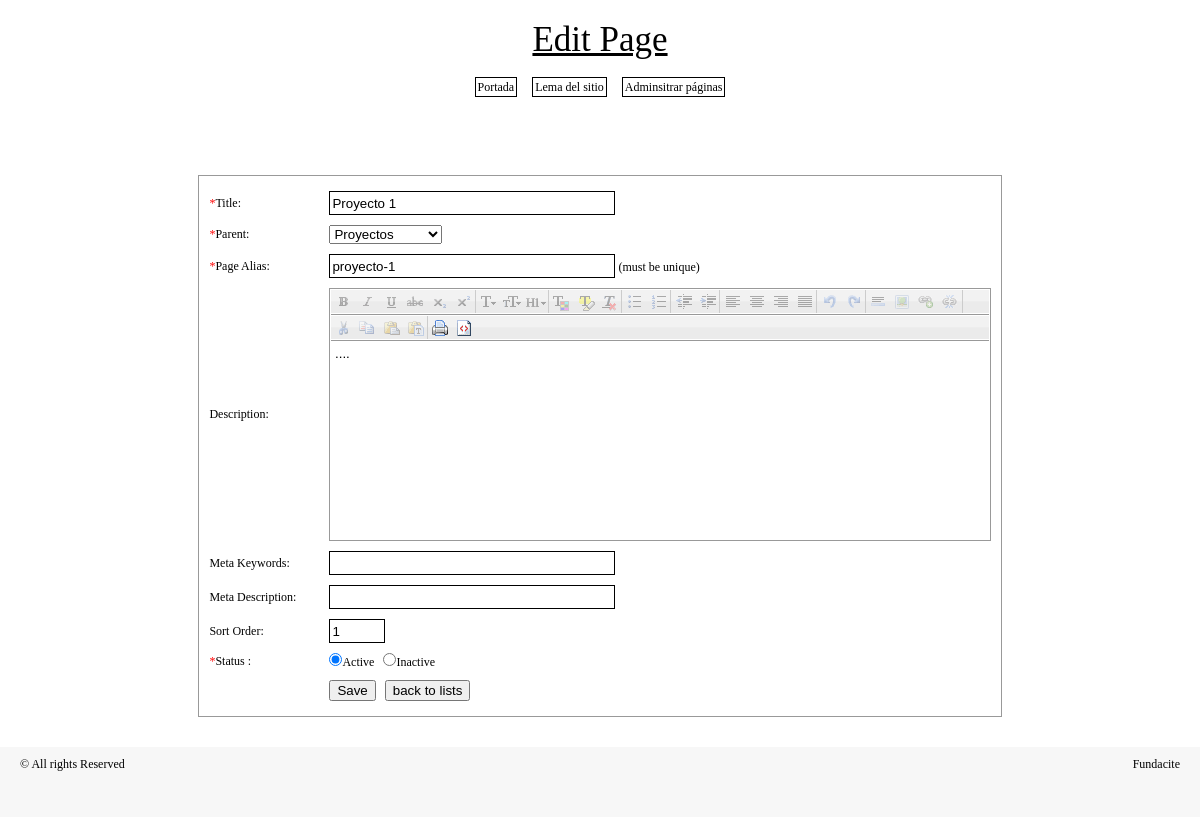
/manage-site/add_edit_page.php?edit=12, run on the app's committed database.
### tables this page shows
CREATE TABLE `mp_pages` (
  `page_id` int(11) NOT NULL,
  `page_title` varchar(255) NOT NULL,
  `page_desc` text,
  `meta_keywords` varchar(255) DEFAULT NULL,
  `meta_desc` varchar(255) DEFAULT NULL,
  `sort_order` int(11) NOT NULL DEFAULT '0',
  `parent` varchar(255) NOT NULL DEFAULT '0',
  `status` enum('A','I') NOT NULL DEFAULT 'A',
  `page_alias` varchar(255) DEFAULT NULL
);

### manage-site/add_edit_page.php (the view, shortened to what this page needs)
<?php
require("../libs/config.php");
if (isset($_GET["edit"]) && $_GET["edit"] != "") {
    try {
        $stmt = $DB->prepare("SELECT * FROM " . TABLE_PAGES . " WHERE `page_id` = :pid");
        $stmt->bindValue(":pid", intval(db_prepare_input($_GET["edit"])));
        $stmt->execute();
        $details = $stmt->fetchAll();
    } catch (Exception $ex) {
        echo errorMessage($ex->getMessage());
    }
} else {
    $pageTitle = "Add Page";
}
include("header.php");
$sql = "SELECT * FROM " . TABLE_PAGES . " WHERE status = 'A' AND parent = -1 ORDER BY page_title ASC";
try {
    $stmt = $DB->prepare($sql);
    $stmt->execute();
    $optionsRs = $stmt->fetchAll();
} catch (Exception $ex) {
    echo errorMessage($ex->getMessage());
}
?>
<link rel="stylesheet" type="text/css" href="CLEditor/jquery.cleditor.css" />
<div class="formField">
    <form method="post" action="" name="pages">
        <table id="tableForm">
            <tr>
                <td class="formLeft"><span class="required">*</span>Title: </td>
                <td><input type="text" name="page_title" id="page_title" class="textboxes" value="<?php echo stripslashes($details[0]["page_title"]); ?>" autocomplete="off"  onkeyup="changeAlias();"  /> </td>
            </tr>
            <tr>
                <td class="formLeft"><span class="required">*</span>Parent: </td>
                <td>
                    <select name="parent">
                        <?php
                        foreach ($optionsRs as $rs) {
                            ?>
                            <option value="<?php echo stripslashes($rs["page_id"]); ?>" <?php echo ($details[0]["parent"] == $rs["page_id"]) ? 'selected="selected"' : ''; ?>  >
                                <?php echo stripslashes($rs["page_title"]); ?>
                            </option>
                            <?php
                        }
                        ?>
                    </select>
                </td>
            </tr>
            <tr>
                <td class="formLeft"><span class="required">*</span>Page Alias: </td>
                <td><input type="text" name="page_alias" id="page_alias" class="textboxes" value="<?php echo stripslashes($details[0]["page_alias"]); ?>" /> (must be unique)</td>
            </tr>
            <tr>
                <td class="formLeft">Description: </td>
                <td>
                </td>
            </tr>
            <tr>
                <td class="formLeft">Meta Keywords: </td>
                <td><input type="text" name="meta_keywords" class="textboxes" value="<?php echo stripslashes($details[0]["meta_keywords"]); ?>" /> </td>
            </tr>
            <tr>
                <td class="formLeft">Meta Description: </td>
                <td><input type="text" name="meta_desc" class="textboxes" value="<?php echo stripslashes($details[0]["meta_desc"]); ?>" /> </td>
            </tr>
            <tr>
                <td class="formLeft">Sort Order: </td>
                <td><input type="text" name="sort_order" class="textboxes" style="width:50px;" placeholder="0" value="<?php echo stripslashes($details[0]["sort_order"]); ?>" /> </td>
            </tr>
            <tr>
                <td class="formLeft"><span class="required">*</span>Status : </td>
                <td>
                    <?php if (isset($_REQUEST["edit"]) && $_REQUEST["edit"] != "") { ?>
                        <label><input type="radio" name="status" value="A" <?php echo ($details[0]["status"] == 'A') ? 'checked' : ''; ?>  />Active</label> &nbsp;
                        <label><input type="radio" name="status" value="I" <?php echo ($details[0]["status"] == 'I') ? 'checked' : ''; ?>  />Inactive</label>
                    <?php } else { ?>
                        <label><input type="radio" name="status" value="A" checked  />Active</label> &nbsp; <label><input type="radio" name="status" value="I"  />Inactive</label>
                    <?php } ?>
                </td>
            </tr>
            <tr>
                <td></td>
                <td> <input type="submit" name="sub" value="Save" /> &nbsp;  <input type="button" name="" onclick="javascript:window.location = 'manage_pages.php';" value="back to lists" /> </td>
            </tr>
        </table>
    </form>
</div>
<?php
include("footer.php");
?>

### manage-site/style.css (style rules this page uses)
* { margin: 0; }
html, body { margin:0; padding:0; height:100%; }
body { border: 0; font: 12px "Trebuchet MS"; color: #000; background:#fff; }
table { *border-collapse: collapse; border-spacing: 0; width: 100%; }
#tableForm { border:1px solid #999999; margin:0 auto;width:80%; margin-top:20px; padding:10px; }
#tableForm td { padding:5px 0; }
.formLeft { width:120px; text-align:left; }
.textboxes { width:280px; border:1px solid #000; height:20px; }
.required { color:#F00; }

### data on the page
mp_pages: page_title "Proyecto 1", parent "Proyectos", page_alias "proyecto-1", sort_order "1", status "☑ Active", status "☐ Inactive"

### other printed values
$pageTitle "Edit Page"
